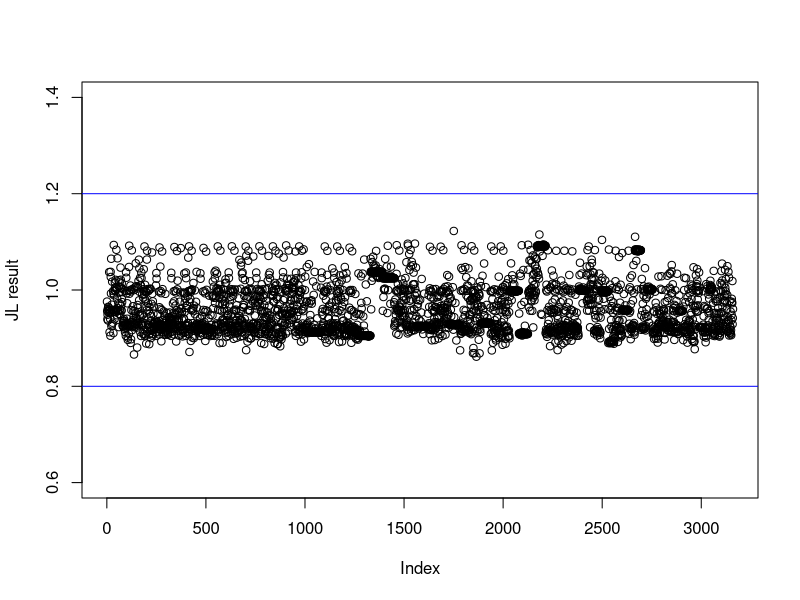

Generate this figure with R:
## ---- chunk 1
library(Matrix)
library(microbenchmark)
## ---- chunk 2
#Fill matrix w/ random digit
Matrix = function(m,n){
  A = matrix(sample(0, m*n, replace=TRUE), nrow=m, ncol=n)
  rank = rankMatrix(A)
  
  fillcolumn = function(){
    c = sample(1:4, 1, replace = T)
    if (c==1){
      a = sample(-1000:1, 1, replace = T)
      b = sample(1:1000, 1, replace = T)
      column = runif(m, min = a, max = b-a)
    }else if (c==2){
      a = -10+20*runif(1)
      b = 2*runif(1)
      column = rnorm(m, a, b)
    }else if (c==3){
      b = 2+2*runif(1)
      column = rgamma(m, shape = b, scale = b)
    }else if (c==4){
      a = 0.5+2*runif(1)
      column = rexp(m,a)
    }
    return(column)
  }
  for (i in 1:n){
    A[,i]=fillcolumn()
  }
  return(A)
}
## ---- chunk 3
#distance
distance = function(A){
  n = ncol(A)
  dist = list()
  for (i in 1:n){
    u = A[,i]
    for (j in i:n){
      if(i!=j){
        dist = append(dist, norm((u-A[,j]),type = "2")^2)
      }
    }
  }
  return(dist)
}
## ---- chunk 4
#JLlemma
jllemma  = function(A,epsilon){
  m = nrow(A)
  n = ncol(A)
  k = ceiling((24*log(n)/(3*epsilon**2-2*epsilon**3)))
  z = matrix(rnorm(k*m),nrow = k,ncol = m)
  dist = list()
  for(i in 1:n){
    u = A[,i]
    for(j in i:n){
      if(i!=j){
        dist = append(dist, 1/k* norm(z%*%(u-A[,j]), type = "2")^2)
      }
    }
  }
  return(dist)
}
## ---- chunk 5
test = function(A,epsilon,dist,nexpts){
  matdist = distance(A)
  JLsum = vector(mode="list",length = length(matdist))
  for (i in 1:length(matdist)){
    JLsum[i]=0
  }
  sum = Map("+", JLsum, jllemma(A,epsilon))
  upper = 1+epsilon
  lower = 1-epsilon
  dscale = Map("/", sum, (lapply(matdist,"*",nexpts)))
  
  return(c((sum(dscale <= upper)+sum(dscale >= lower)/length(dist)),dscale))
}
## ---- chunk 6
#Run code
#variables loading
set.seed(0)
epsilon= 0.2
upper = 1+epsilon
lower = 1-epsilon
A= Matrix(160,80)
rank = rankMatrix(A)

## ---- chunk 7

start_time <- Sys.time()
result = test(A,0.2,distance(A),1)
end_time <- Sys.time()

end_time - start_time

val = result[1]

lens = length(scale)
plot(unlist(result[-1]),ylab = "JL result",ylim = c(1-2*epsilon, 1+2*epsilon))
abline(h = upper, col ="blue")
abline(h = lower, col ="blue")
## ---- chunk 8
timing_jl <- microbenchmark(
  'JL Lemma' = test(A,0.2,distance(A),1),
  times=10)

print(timing_jl, unit='s')
